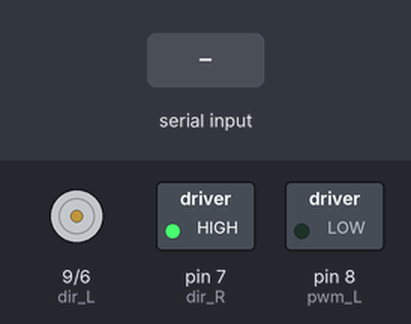
A sketch run on a simulated Arduino Uno, built with avr-gcc and run on an emulated ATmega328P. On the bench: direction and speed pins drawn as motors (green arrow = direction pin HIGH = forward, orange = LOW = backward, longer = more drive), switched loads named in the sketch (green lamp = pin HIGH). The inputs (shaded band) are chosen by the test bench. What the sketch prints to the serial monitor is not drawn.

Above: at 1.2 s.
1.3 s: "90 45\n" received over Serial
At 2.5 s:
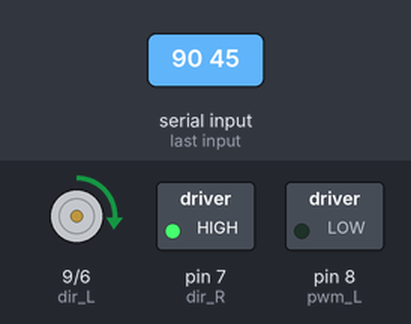
2.8 s: "30 150\n" received over Serial
At 3.7 s:
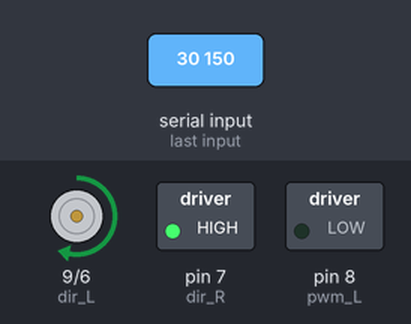
4.3 s: "1 90\n" received over Serial
At 4.8 s:
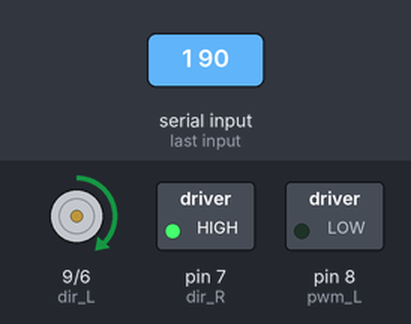
Timing chart, 0 to 7.3 s (numbered marks = the images above; inputs shaded):
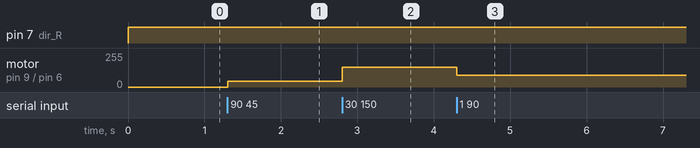

The sketch:

utils_motorControlPWMCode.ino
```cpp
// MotorUno.ino
#include <Arduino.h>

/******
 * Motor Uno
 * - Reads motor commands from Serial (USB)
 * - Drives two motors using direction pins + PWM
 *
 * Input format on Serial: "<int> <int>\n"  (e.g. "120 -150")
 * Values are clamped to -255..255; sign = direction
 ******/

// Serial baud (USB)
const unsigned long MOTOR_BAUD = 19200UL;

// Motor pins (change if your wiring differs)
const int pwm_L = 8;
const int dir_L = 9;

const int pwm_R = 6;
const int dir_R = 7;

// parsed values
int serial_pwm_L = 0;
int serial_pwm_R = 0;

void setup() {
  Serial.begin(MOTOR_BAUD);
  while (!Serial) { ; } // optional

  pinMode(pwm_L, OUTPUT);
  pinMode(dir_L, OUTPUT);

  pinMode(pwm_R, OUTPUT);
  pinMode(dir_R, OUTPUT);

  Serial.println("Motor Uno ready. Send: <pwmL> <pwmR>");
}

void loop() {
  // read incoming line if any
  if (Serial.available() > 0) {
    String input = Serial.readStringUntil('\n');
    input.trim();
    if (input.length() > 0) {
      int spaceIndex = input.indexOf(' ');
      if (spaceIndex > 0) {
        serial_pwm_L = input.substring(0, spaceIndex).toInt();
        serial_pwm_R = input.substring(spaceIndex + 1).toInt();
      }
    }
  }
  driveMotors();
  // short delay to avoid starving CPU; keep loop responsive
  delay(5);
}

void driveMotors() {
  int pwmL = constrain(abs(serial_pwm_L), 0, 255);
  digitalWrite(dir_L, serial_pwm_L >= 0 ? HIGH : LOW);
  analogWrite(pwm_L, pwmL);

  int pwmR = constrain(abs(serial_pwm_R), 0, 255);
  digitalWrite(dir_R, serial_pwm_R >= 0 ? HIGH : LOW);
  analogWrite(pwm_R, pwmR);
}
```

Measured:
- after the input at 1.3 s, motor on pin 9 (dir_L) / pin 6 (pwm_R): stopped → forward 45/255 at once
- after the input at 2.8 s, motor on pin 9 (dir_L) / pin 6 (pwm_R): forward 45/255 → forward 150/255 at once
- after the input at 4.3 s, motor on pin 9 (dir_L) / pin 6 (pwm_R): forward 150/255 → forward 90/255 at once
